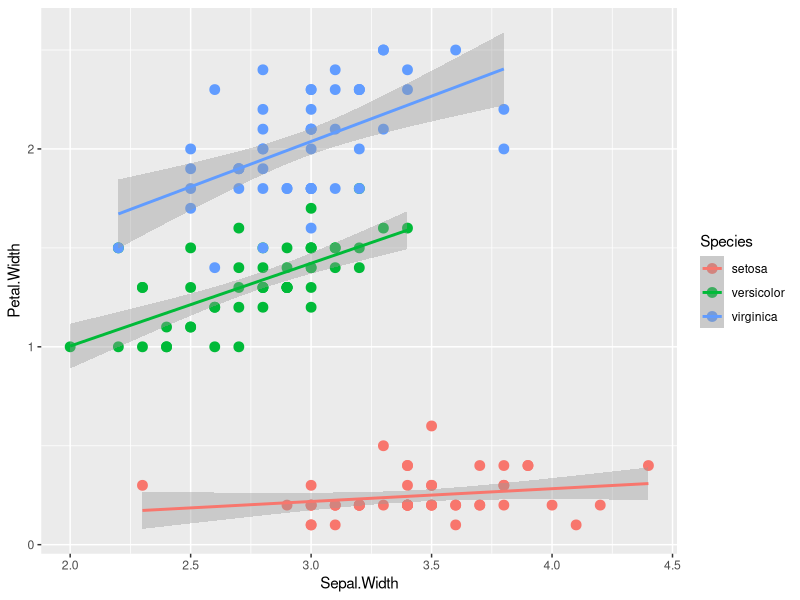

Recreate this plot in R.
# Task taken from: https://stepik.org/lesson/11508/step/5?unit=2531
# Write corr.calc function which accepts a data.frame with 2 numeric columns, calculates Pearson correlation coefficient and returns a vector of 2 values: correlation coefficient and p-value.
corr.calc <- function(test_data){
  fit <- cor.test(test_data[[1]], test_data[[2]])
  return(c(fit$estimate, fit$p.value))
}

# Task taken from: https://stepik.org/lesson/11508/step/12?unit=2531
# There is a data frame with 2 columns of numeric data. Buid linear regression where the first column is a dependent variable and the second one is independent.
# Calculate the values of regression coefficients: intercept and slope.
lin_mod <- function(test_data){
  fit <- lm(test_data[[1]] ~ test_data[[2]])
  return(fit$coefficients)
}

# Task taken from: https://stepik.org/lesson/26186/step/4?thread=solutions&unit=8128
# Write most_significant function which accepts a dataframe with any number of variables, where each variable is a nucleotide sequence.
# The function should check the null hypothesis that all nucleotides (A, T, G, C) can be met within the sequense with equal probability.
# The function shoul return a vector with the name(s) of the variable(s) where the minimal p-value was calculated for chi-square check of the null hypothesis.
most_significant <- function(df){
  p_values <- apply(df, 2, function(x) chisq.test(table(x))$p.value)
  min_p <- which(p_values == min(p_values))
  return(colnames(df)[min_p])
}
                    
# Task taken from: https://stepik.org/lesson/31102/step/5?unit=11515
# Write get_negative_values function which accepts a dataframe of any size with numeric variables. The function should check whether there are negative values for each variable. For each variable having negative values the function should return its negative values as a vector or a matrix if the number of negative values is the same for each variable.
# E. g., for this input: df <- as.data.frame(list(V1 = c(NA, 0.5, 0.7, 8), V2 = c(-0.3, NA, 2, 1.2), V3 = c(2, -1, -5, -1.2))) the output will be:
# $V2
# [1] -0.3
#
# $V3
# [1] -1.0 -5.0 -1.2
get_negative_values <- function(df) {
  neg_data <- apply(df, 2, function(x) x[x < 0 & is.na(x) == FALSE])
  neg_data <- neg_data[sapply(neg_data,length)>0]
  return(neg_data)
}

# Task taken from: https://stepik.org/lesson/11508/step/7?unit=2531
# Write function smart_cor which accept a dataframe with two numeric variables. Using Shapiro-Wilk's test check that data of both variables are normally distributed.
# If at least one data vector differs from normal distribution (p-value < 0.05) the function should return  Spearman correlation coefficient (a numeric vector of one element).
# If the data of both vectors are normally distributed the function should return Pearson correlation coefficient.                 
smart_cor <- function(test_data){
  if (shapiro.test(test_data[[1]])$p.value < 0.05 | shapiro.test(test_data[[2]])$p.value < 0.05){
    return(cor.test(test_data[[1]], test_data[[2]], method="spearman")$estimate)
  } else {
    return(cor.test(test_data[[1]], test_data[[2]], method="pearson")$estimate)
  }
}

# Task taken from: https://stepik.org/lesson/11508/step/15?unit=2531
# Build a scatterplot on the built-in data iris and save it to the variable my_plot. 
# X-axis - variable Sepal.Width
# Y-axis - variable Petal.Width
# Dot color - variable Species
# Also add linear smoothing for each group of observation by the variable Species.
# The plot should look like this: https://github.com/svpol/R_tasks/blob/main/iris_plot.png
library(ggplot2)

my_plot <- ggplot(iris, aes(x = Sepal.Width, y = Petal.Width, group = Species, col = Species))+
  geom_point(size = 3)+
  geom_smooth(method = "lm") 
